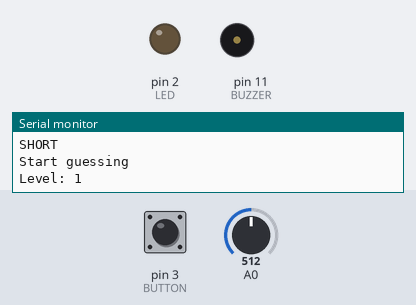
Recording of a sketch running on a simulated Arduino Uno, built with avr-gcc and run on an emulated ATmega328P. Shown: output pins drawn as LEDs (lit = HIGH), buzzer (waves = sounding), the last lines printed to the serial monitor. Inputs (shaded band) come from the test bench; at power-on: pin 3 (BUTTON) HIGH, A0 = 512. Random numbers use the default seed unless the sketch sets one.

Above: at 4.3 s.
4.4 s: pin 3 (BUTTON) pulled LOW for 0.15 s
At 7.4 s:
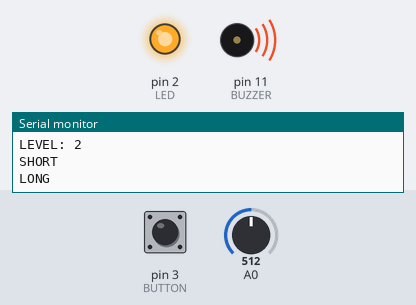
7.5 s: pin 3 (BUTTON) pulled LOW for 3.2 s
Timing chart, 0 to 16.9 s (numbered marks = the images above; inputs shaded):
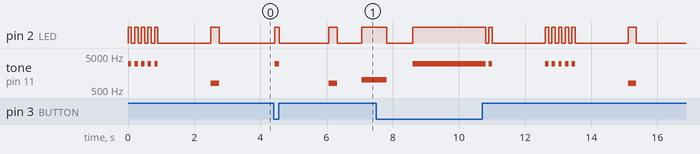

Measured:
- after the input at 4.4 s, pin 2 (LED): goes HIGH 0.13 s, LOW 1.5 s, HIGH 0.25 s, LOW 0.75 s, then HIGH, starting at once; tone on pin 11 (BUZZER): plays 3000 Hz for 0.13 s, 800 Hz for 0.25 s, 1000 Hz for 0.43 s, starting at once
- by itself, tone on pin 11 (BUZZER): plays 3000 Hz for 0.10 s, 3000 Hz for 0.10 s, 3000 Hz for 0.10 s, 3000 Hz for 0.10 s, 3000 Hz for 0.10 s, 800 Hz for 0.25 s

The sketch:

OneButtonSimon.ino
```cpp
const int LED = 2;
const int BUTTON = 3;
const int BUZZER = 11;

const int SHORT = 250;
const int LONG = 750;

const int SHORT_TONE = 800;
const int LONG_TONE = 1000;

const int USER_TONE = 3000;
const int BAD_TONE = 100;

int thisLevel = 1;
const int maxLevel = 13;
int pattern[maxLevel];

void setup() {
  Serial.begin(115200);
  pinMode(2, OUTPUT);
  pinMode(3, INPUT_PULLUP);
}

void makePattern() {
  randomSeed(analogRead(0));
  Serial.println("The Pattern");
  for (int i = 0; i < maxLevel; i++ ){
    pattern[i] = random(1,3); // pick 1 or 2
    Serial.print(String(pattern[i]) +" ");
  }
  Serial.println();
}

void showPattern() {
  Serial.println("LEVEL: " + String(thisLevel));
  for (int i = 0; i < thisLevel; i++ ){
    if (pattern[i] == 1) {
      Serial.println("SHORT");
      digitalWrite(LED, HIGH);
      tone(BUZZER, SHORT_TONE);
      delay(SHORT);
      digitalWrite(LED, LOW);
      noTone(BUZZER);
    } else if (pattern[i] == 2) {
      Serial.println("LONG");
      digitalWrite(LED, HIGH);
      tone(BUZZER, LONG_TONE);
      delay(LONG);
      digitalWrite(LED, LOW);
      noTone(BUZZER);
    } else {
      return;
    }
    delay(LONG); // time between
  }
}

int readGuess() {
  while(digitalRead(BUTTON) == HIGH) {
    delay(5);
  }
  long startTime = millis();
  delay(40); // button debounce

  digitalWrite(LED, HIGH);
  tone(BUZZER, USER_TONE);
  while(digitalRead(BUTTON) == LOW) {
    delay(25); // button debounce
  }
  digitalWrite(LED, LOW);
  noTone(BUZZER);
  long seconds = millis() - startTime;

  if (seconds > SHORT) {
    return LONG;
  } else {
    return SHORT;
  }
}

boolean guessPattern() {
  for (int i = 0; i < thisLevel; i++ ){
    int guess = readGuess();

    if (guess == SHORT && pattern[i] == 1) {
      // yeah!
      Serial.println("SHORT: correct guess");
    } else if (guess == LONG && pattern[i] == 2) {
      // yeah!
      Serial.println("LONG: correct guess");
    } else {
      // boo, bad guess
      String guessStr = "LONG";
      if (guess == SHORT) {
        guessStr = "SHORT";
      }
      String answer = "LONG";
      if (pattern[i] == 1) {
        answer = "SHORT";
      }
      Serial.println("WRONG: guessed " + guessStr + " but was " + answer);
      return false;
    }
  }
  return true;
}
void blinkButton(int times){
  for( int i = 0; i < times; i++) {
    digitalWrite(LED, HIGH);
    tone(BUZZER, USER_TONE);
    delay(100);
    digitalWrite(LED, LOW);
    noTone(BUZZER);
    delay(100);
  }
}

void loop() {
  Serial.println("Make the pattern");
  makePattern();
  Serial.println("Let's start");
  blinkButton(5);
  boolean isCorrect = true;
  thisLevel = 1;
  while( isCorrect ) {
    delay(1500);
    Serial.println("Show pattern");
    showPattern();
    Serial.println("Start guessing");
    Serial.println("Level: " + String(thisLevel));
    isCorrect = guessPattern();
    thisLevel++;
  }
  tone(BUZZER, BAD_TONE);
  blinkButton(2);
  delay(1500);
  noTone(BUZZER);
}
```
